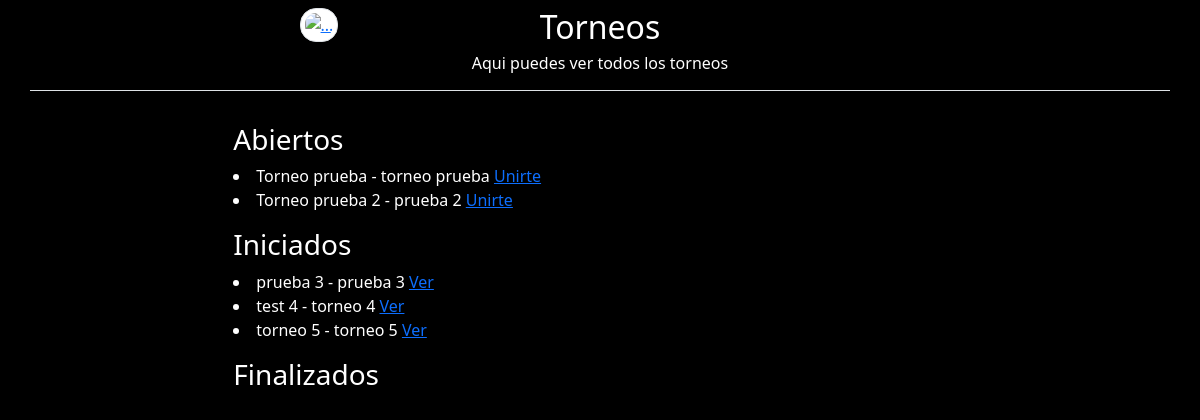
The app's page /view_tournament with its own data.
### team/models.py (models this page shows)
class Tournament(models.Model):
    name = models.CharField(max_length=140)
    description = models.TextField(default='Torneo Sacro Imperio Manco')
    points_wins = models.IntegerField(default=1)
    status = models.ForeignKey(TournamentStatus, on_delete=models.DO_NOTHING)
    number_teams = models.IntegerField(default=0)
    active = models.BooleanField(default=True)

### team/views.py (the view)
def view_tournament(request):
    context = dict()
    context['tournament_open'] = Tournament.objects.values().filter(status=1)
    context['tournament_started'] = Tournament.objects.values().filter(status=2)
    context['tournament_finished'] = Tournament.objects.values().filter(status=3)
    return render(request, 'view_tournament.html', context)

### templates/view_tournament.html (shortened to what this page needs)
<!doctype html>
<html lang="en">
<head>
    <link href="https://cdn.jsdelivr.net/npm/bootstrap@5.3.0-alpha3/dist/css/bootstrap.min.css" rel="stylesheet">
</head>
<body class="bg-black text-white">
    <div class="container">
        <div class="row text-center p-2 border-bottom">
            <div class="col-2 offset-2 ">
                <a href="{% url 'team:view_tournament'%}"><img src="https://cdn.discordapp.com/attachments/1061685560835571772/1095791422751391945/273029c8-e33c-4f49-93e6-2f70f7ef6f2d.jpg" class="img-thumbnail rounded-4" alt="..." style="height: 80px;" ></a>
            </div>
            <div class="col-4 text-center">
                <h2>Torneos</h2>
                <h6>Aqui puedes ver todos los torneos</h6>
            </div>
        </div>
        <div class="row my-3 p-2">
            <div class="col-12 col-lg-8 p-2 mx-auto border-dark">
                <h3>Abiertos</h3>
                {% for data in tournament_open %}
                    <li> {{ data.name }} - {{ data.description }} <a href="{% url 'team:join_tournament' data.id%}">Unirte</a> </li>
                {% endfor %}
            </div>
            <div class="col-12 col-lg-8 p-2 mx-auto border-dark">
                <h3>Iniciados</h3>
                {% for data in tournament_started %}
                    <li> {{ data.name }} - {{ data.description }} <a href="{% url 'team:view_tournament_journey' data.id%}">Ver</a> </li>
                {% endfor %}
            </div>
            <div class="col-12 col-lg-8 p-2 mx-auto border-dark">
                <h3>Finalizados</h3>
            </div>
        </div>
    </div>
</body>
</html>

### records on screen
Tournament: name "Torneo prueba", description "torneo prueba"
Tournament: name "Torneo prueba 2", description "prueba 2"
Tournament: name "prueba 3", description "prueba 3"
Tournament: name "test 4", description "torneo 4"
Tournament: name "torneo 5", description "torneo 5"
